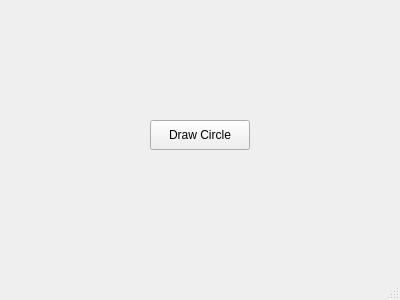
<?xml version="1.0" encoding="UTF-8"?>
<ui version="4.0">
 <class>MainWindow</class>
 <widget class="QMainWindow" name="MainWindow">
  <property name="geometry">
   <rect>
    <x>0</x>
    <y>0</y>
    <width>400</width>
    <height>300</height>
   </rect>
  </property>
  <property name="windowTitle">
   <string>MainWindow</string>
  </property>
  <widget class="QWidget" name="centralwidget">
   <widget class="QPushButton" name="pushButton">
    <property name="geometry">
     <rect>
      <x>150</x>
      <y>120</y>
      <width>100</width>
      <height>30</height>
     </rect>
    </property>
    <property name="text">
     <string>Draw Circle</string>
    </property>
   </widget>
  </widget>
  <widget class="QMenuBar" name="menubar">
   <property name="geometry">
    <rect>
     <x>0</x>
     <y>0</y>
     <width>400</width>
     <height>24</height>
    </rect>
   </property>
  </widget>
  <widget class="QStatusBar" name="statusbar"/>
 </widget>
 <resources/>
 <connections/>
</ui>
